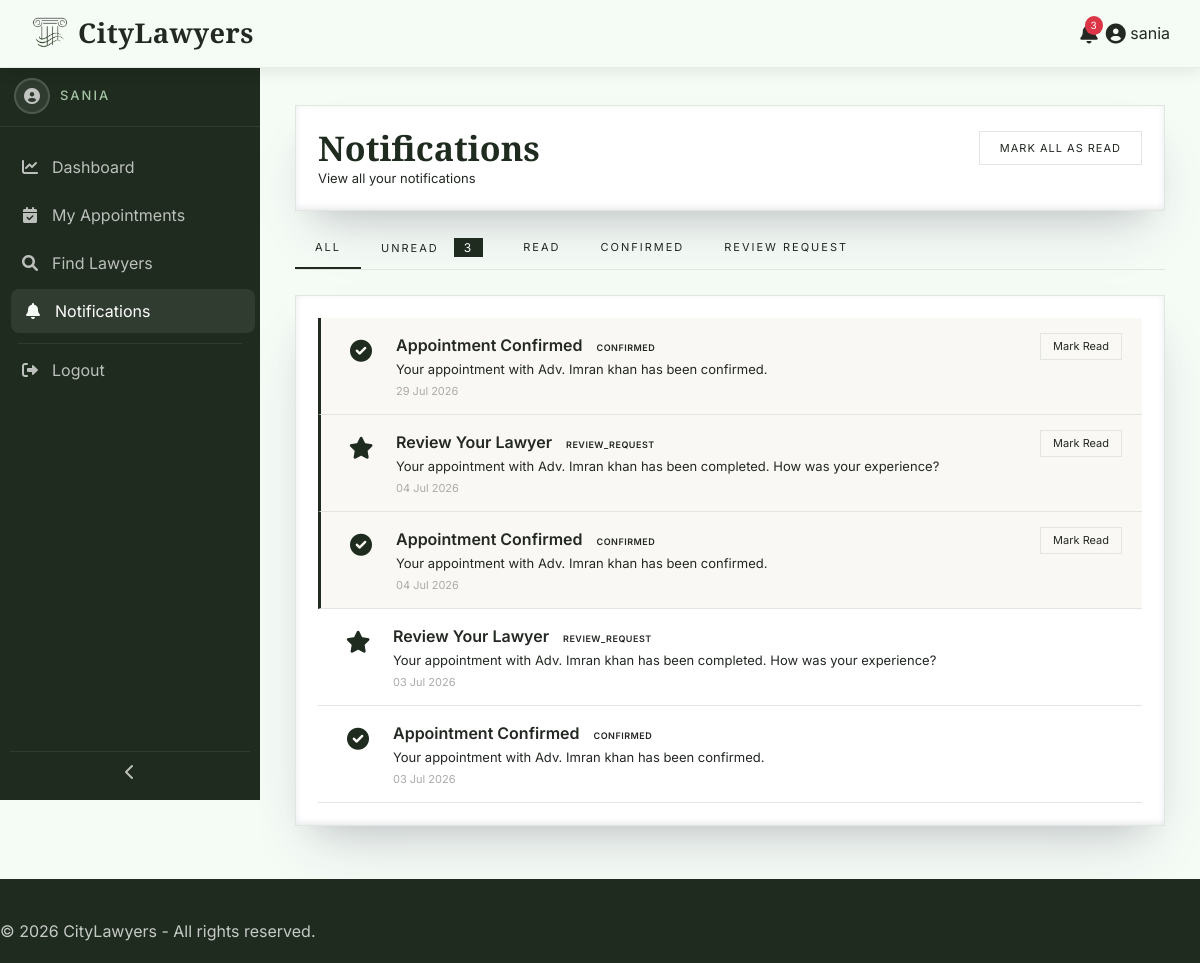
The page /admin/notifications.php (signed in) on the database as committed earlier.
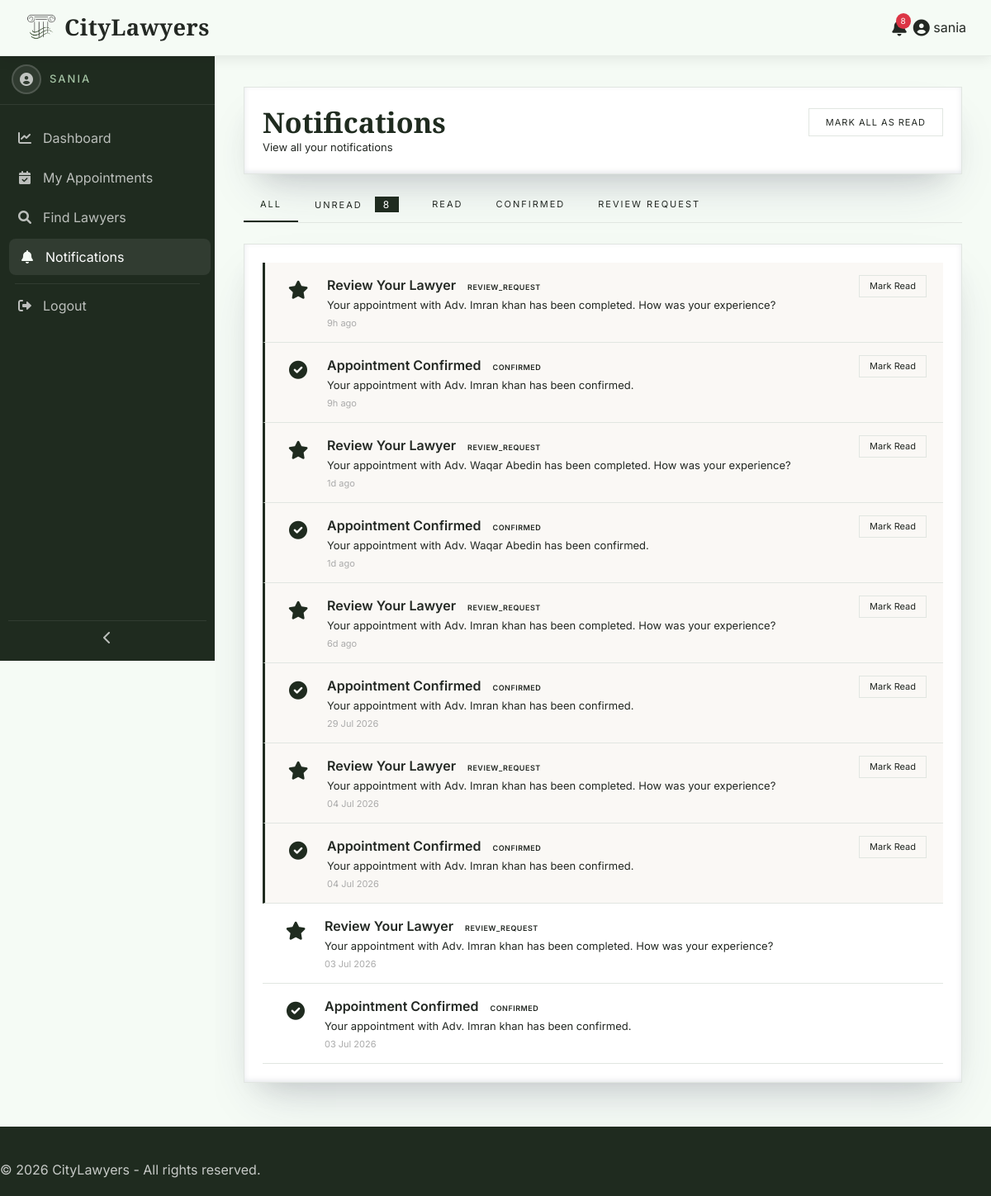
The same page on the database as committed later.
### tables this page shows
CREATE TABLE `notifications` (
  `id` int(11) NOT NULL,
  `user_id` int(11) NOT NULL,
  `user_type` enum('customer','lawyer','admin') NOT NULL,
  `type` varchar(50) NOT NULL DEFAULT 'general',
  `title` varchar(200) NOT NULL,
  `message` text NOT NULL,
  `link` varchar(255) DEFAULT NULL,
  `icon` varchar(50) DEFAULT NULL,
  `is_read` tinyint(1) DEFAULT 0,
  `created_at` timestamp NOT NULL DEFAULT current_timestamp()
);

### admin/notifications.php (called while the page is built, shortened)
<?php
include '../includes/notifications.php';
?>

### includes/functions.php (called while the page is built, shortened)
<?php
function getUnreadCount($user_id, $user_type)
{
    global $conn;
    try {
        $stmt = $conn->prepare("
            SELECT COUNT(*) as count
            FROM notifications
            WHERE user_id = ? AND user_type = ? AND is_read = 0
        ");
        $stmt->execute([$user_id, $user_type]);
        $result = $stmt->fetch(PDO::FETCH_ASSOC);
        return (int)$result['count'];
    } catch (PDOException $e) {
        return 0;
    }
}
function getNotifications($user_id, $user_type, $filter = 'all', $page = 1, $perPage = 15)
{
    global $conn;
    $offset = ($page - 1) * $perPage;
    $conditions = ['user_id = ?', 'user_type = ?'];
    $params = [$user_id, $user_type];
    $whereClause = implode(' AND ', $conditions);
    $paramsCount = count($params);
    try {
        $countSql = "SELECT COUNT(*) as total FROM notifications WHERE $whereClause";
        $countStmt = $conn->prepare($countSql);
        for ($i = 0; $i < $paramsCount; $i++) {
            $countStmt->bindValue($i + 1, $params[$i]);
        }
        $countStmt->execute();
        $total = $countStmt->fetch(PDO::FETCH_ASSOC)['total'];
        $sql = "SELECT * FROM notifications WHERE $whereClause ORDER BY created_at DESC LIMIT ? OFFSET ?";
        $stmt = $conn->prepare($sql);
        for ($i = 0; $i < $paramsCount; $i++) {
            $stmt->bindValue($i + 1, $params[$i]);
        }
        $stmt->bindValue($paramsCount + 1, $perPage, PDO::PARAM_INT);
        $stmt->bindValue($paramsCount + 2, $offset, PDO::PARAM_INT);
        $stmt->execute();
        $notifications = $stmt->fetchAll(PDO::FETCH_ASSOC);
        return [
            'notifications' => $notifications,
            'total' => (int)$total,
            'current_page' => $page,
            'total_pages' => ceil($total / $perPage)
        ];
    } catch (PDOException $e) {
        return [
            'notifications' => [],
            'total' => 0,
            'current_page' => 1,
            'total_pages' => 1
        ];
    }
}
function getNotificationTypes($user_id, $user_type)
{
    global $conn;
    try {
        $stmt = $conn->prepare("
            SELECT DISTINCT type FROM notifications
            WHERE user_id = ? AND user_type = ?
            ORDER BY type
        ");
        $stmt->execute([$user_id, $user_type]);
        return $stmt->fetchAll(PDO::FETCH_COLUMN);
    } catch (PDOException $e) {
        return [];
    }
}
function getNotificationIcon($type)
{
    $icons = [
        'new_request' => 'fa-clock',
        'confirmed' => 'fa-check-circle',
        'completed' => 'fa-check-double',
        'cancelled' => 'fa-times-circle',
        'rescheduled' => 'fa-calendar-alt',
        'approved' => 'fa-check-circle',
        'rejected' => 'fa-times-circle',
        'new_lawyer' => 'fa-user-plus',
        'review_request' => 'fa-star',
        'reminder' => 'fa-bell',
    ];
    return $icons[$type] ?? 'fa-bell';
}
function getNotificationTypeClass($type)
{
    $classes = [
        'new_request' => 'pending',
        'confirmed' => 'confirmed',
        'completed' => 'completed',
        'cancelled' => 'cancelled',
        'rescheduled' => 'warning',
        'approved' => 'confirmed',
        'rejected' => 'cancelled',
        'new_lawyer' => 'info',
        'review_request' => 'info',
        'reminder' => 'warning',
    ];
    return $classes[$type] ?? '';
}
function timeAgo($timestamp)
{
    $time = strtotime($timestamp);
    $diff = time() - $time;
    if ($diff < 86400) return floor($diff / 3600) . 'h ago';
    if ($diff < 604800) return floor($diff / 86400) . 'd ago';
    return date('d M Y', $time);
}
?>

### includes/notifications.php (the view, shortened to what the changed rows need)
<?php
$page_layout= 'fluid';
if (isset($_SESSION['customer_id'])) {
    $user_type = 'customer';
    $user_id = $_SESSION['customer_id'];
} elseif (isset($_SESSION['lawyer_id'])) {
    $user_type = 'lawyer';
    $user_id = $_SESSION['lawyer_id'];
    $user_name = $_SESSION['lawyer_name'];
    $dashboard_link = BASE_URL . 'lawyer/index.php';
} elseif (isset($_SESSION['admin_id'])) {
    $user_type = 'admin';
    $user_id = $_SESSION['admin_id'];
    $user_name = 'Admin';
    $dashboard_link = BASE_URL . 'admin/index.php';
}
$filter = isset($_GET['filter']) ? $_GET['filter'] : 'all';
$page = isset($_GET['page']) ? (int)$_GET['page'] : 1;
$perPage = 15;
$result = getNotifications($user_id, $user_type, $filter, $page, $perPage);
$notifications = $result['notifications'];
$types = getNotificationTypes($user_id, $user_type);
include '../includes/header.php';
?>
<link rel="stylesheet" href="<?php echo BASE_URL; ?>assets/css/dashboard.css">
<link rel="stylesheet" href="<?php echo BASE_URL; ?>assets/css/tables.css">
<link rel="stylesheet" href="<?php echo BASE_URL; ?>assets/css/sidebar.css">
<div class="dashboard-wrapper">
    <div class="main-content">
        <div class="dashboard-card">
            <div style="display: flex; justify-content: space-between; align-items: center; flex-wrap: wrap; gap: 10px;">
                <div>
                    <h2 class="dashboard-title" style="margin:0;">Notifications</h2>
                </div>
            </div>
        </div>
        <div class="filter-tabs">
            <a href="?filter=all" class="filter-tab <?php echo $filter == 'all' ? 'active' : ''; ?>">All</a>
            <a href="?filter=unread" class="filter-tab <?php echo $filter == 'unread' ? 'active' : ''; ?>">
                Unread
                <?php if ($unread_count > 0): ?>
                    <span class="notification-count"><?php echo $unread_count; ?></span>
                <?php endif; ?>
            </a>
            <a href="?filter=read" class="filter-tab <?php echo $filter == 'read' ? 'active' : ''; ?>">Read</a>
            <?php
            $typeLabels = [
                'new_request' => 'New Requests',
                'confirmed' => 'Confirmed',
                'cancelled' => 'Cancelled',
                'completed' => 'Completed',
                'rescheduled' => 'Rescheduled',
                'approved' => 'Approved',
                'rejected' => 'Rejected',
                'review_request' => 'Review Request',
                'new_lawyer' => 'New Lawyers',
            ];
            foreach ($types as $type):
                if (isset($typeLabels[$type])):
            ?>
                <a href="?filter=<?php echo $type; ?>" class="filter-tab <?php echo $filter == $type ? 'active' : ''; ?>"><?php echo $typeLabels[$type]; ?></a>
            <?php endif; endforeach; ?>
        </div>
        <div class="dashboard-card">
            <?php if (count($notifications) > 0): ?>
                <?php foreach ($notifications as $notif): ?>
                    <div class="notification-item <?php echo $notif['is_read'] ? '' : 'unread'; ?>"
                         onclick="window.location.href='<?php echo $notif['link'] ? BASE_URL . $user_type . '/' . $notif['link'] : '#'; ?>'">
                        <div class="notification-icon">
                            <i class="fas <?php echo getNotificationIcon($notif['type']); ?>"></i>
                        </div>
                        <div class="notification-content">
                            <div class="notification-title">
                                <?php echo htmlspecialchars($notif['title']); ?>
                                <span class="status-badge <?php echo getNotificationTypeClass($notif['type']); ?>">
                                    <?php echo ucfirst($notif['type']); ?>
                                </span>
                            </div>
                            <div class="notification-message">
                                <?php echo htmlspecialchars($notif['message']); ?>
                            </div>
                            <div class="notification-time">
                                <?php echo timeAgo($notif['created_at']); ?>
                            </div>
                        </div>
                        <div class="notification-actions">
                            <?php if (!$notif['is_read']): ?>
                                <a href="?read=<?php echo $notif['id']; ?>&filter=<?php echo $filter; ?>"
                                   class="mark-read-btn"
                                   onclick="event.stopPropagation();"
                                   title="Mark as read">Mark Read</a>
                            <?php endif; ?>
                        </div>
                    </div>
                <?php endforeach; ?>
            <?php endif; ?>
        </div>
    </div>
</div>
<?php include '../includes/dashboard-footer.php'; ?>

### includes/header.php (shortened to what the changed rows need)
<!DOCTYPE html>
<html lang="en">
<head>
    <link href="https://cdn.jsdelivr.net/npm/bootstrap@5.3.0-alpha1/dist/css/bootstrap.min.css" rel="stylesheet">
    <link rel="stylesheet" href="https://cdnjs.cloudflare.com/ajax/libs/font-awesome/6.0.0/css/all.min.css">
    <link rel="stylesheet" href="<?php echo BASE_URL; ?>assets/css/global.css">
    <link rel="stylesheet" href="<?php echo BASE_URL; ?>assets/css/forms.css">
    <?php if (isset($footer_css) && $footer_css === 'dashboard'): ?>
        <link rel="stylesheet" href="<?php echo BASE_URL; ?>assets/css/dashboard-footer.css">
    <?php else: ?>
        <link rel="stylesheet" href="<?php echo BASE_URL; ?>assets/css/footer.css">
    <?php endif; ?>
</head>
<body>
<?php
$user_type      = null;
$user_id        = null;
if (isset($_SESSION['customer_id'])) {
    $user_type      = 'customer';
    $user_id        = $_SESSION['customer_id'];
} elseif (isset($_SESSION['lawyer_id'])) {
    $user_type      = 'lawyer';
    $user_name      = $_SESSION['lawyer_name'];
    $dashboard_link = BASE_URL . 'lawyer/index.php';
    $user_id        = $_SESSION['lawyer_id'];
} elseif (isset($_SESSION['admin_id'])) {
    $user_type      = 'admin';
    $user_name      = 'Admin';
    $dashboard_link = BASE_URL . 'admin/index.php';
    $user_id        = $_SESSION['admin_id'];
}
$unread_count = 0;
if ($user_type && $user_id) {
    $unread_count = getUnreadCount($user_id, $user_type);
}
?>
<div class="top-navbar">
    <nav class="navbar navbar-expand-lg py-2">
        <div class="container-fluid navbar-container">
            <?php if (!$user_type): ?>
                <div class="d-none d-lg-flex flex-column align-items-end">
                    <ul class="navbar-nav">
                        <li class="nav-item">
                            <a class="nav-link right-to-left" href="<?php echo BASE_URL; ?>">Home</a>
                        </li>
                        <li class="nav-item">
                            <a class="nav-link right-to-left" href="<?php echo BASE_URL; ?>customer/search.php">Find Lawyers</a>
                        </li>
                        <li class="nav-item">
                            <a class="nav-link right-to-left" href="<?php echo BASE_URL; ?>contact.php">Contact Us</a>
                        </li>
                        <li class="nav-item">
                            <a class="nav-link btn btn-success text-white px-3 rounded-0" href="<?php echo BASE_URL; ?>register.php">
                                <i class="fas fa-user-plus me-2"></i> Get Registered
                            </a>
                        </li>
                    </ul>
                    <div class="guest-row">
                        <a class="nav-link" href="<?php echo BASE_URL; ?>customer/login.php">
                            <i class="fas fa-sign-in-alt"></i> Login as User
                        </a>
                        <a class="nav-link" href="<?php echo BASE_URL; ?>lawyer/login.php">
                            <i class="fas fa-gavel"></i> Login as Lawyer
                        </a>
                    </div>
                </div>
            <?php else: ?>
                <div class="d-flex align-items-center ms-auto">
                    <div class="dropdown me-2">
                        <a class="nav-link position-relative" href="#" id="notificationBell"
                           data-bs-toggle="dropdown" aria-expanded="false" title="Notifications">
                            <?php if ($unread_count > 0): ?>
                                <span class="notification-badge"><?php echo $unread_count; ?></span>
                            <?php endif; ?>
                        </a>
                    </div>
                </div>
            <?php endif; ?>
        </div>
    </nav>
</div>
<main>
<?php if (isset($page_layout) && $page_layout === 'fluid'): ?>
    <div class="container-fluid p-0">
<?php else: ?>
    <div class="container">
<?php endif; ?>

Rows that differ between the two databases and show on the page:
added notifications: title "Review Your Lawyer", type "REVIEW_REQUEST", message "Your appointment with Adv. Imran khan has been completed. How was your experience?", created_at "9h ago"
added notifications: title "Appointment Confirmed", type "CONFIRMED", message "Your appointment with Adv. Imran khan has been confirmed.", created_at "9h ago"
added notifications: title "Review Your Lawyer", type "REVIEW_REQUEST", message "Your appointment with Adv. Waqar Abedin has been completed. How was your experience?", created_at "1d ago"
added notifications: title "Appointment Confirmed", type "CONFIRMED", message "Your appointment with Adv. Waqar Abedin has been confirmed.", created_at "1d ago"
added notifications: title "Review Your Lawyer", type "REVIEW_REQUEST", message "Your appointment with Adv. Imran khan has been completed. How was your experience?", created_at "6d ago"
Other text that changed with them:
$unread_count: "3" → "8"
